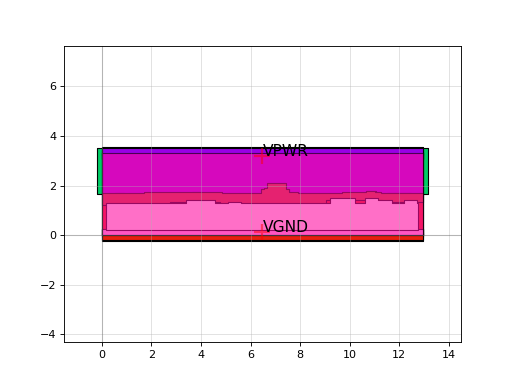

Generate this figure with Python:
import sky130

c = sky130.components.sky130_fd_sc_hs__fahcin_1()
c.plot()
